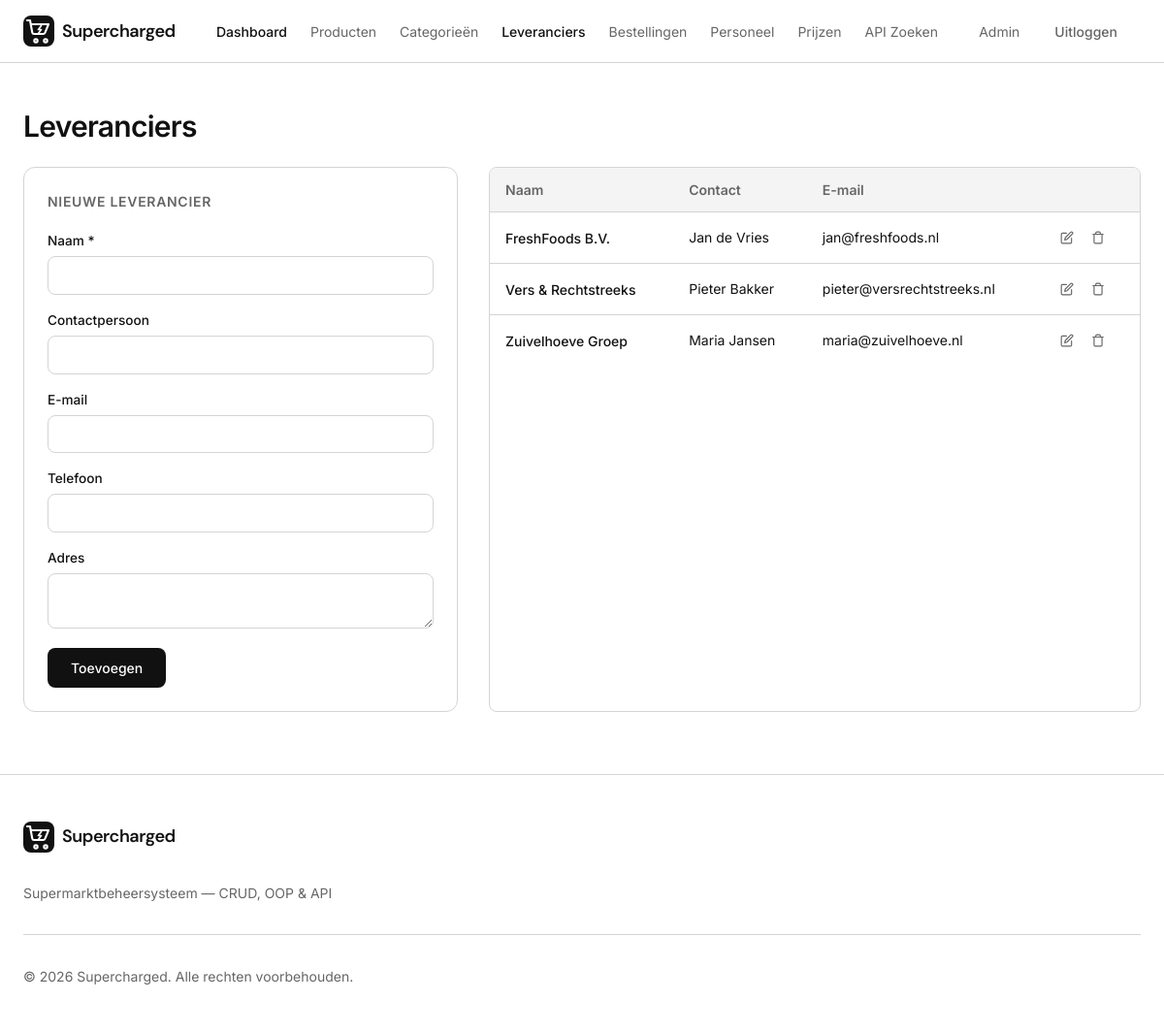
Screenshot of /suppliers/index.php (signed in) with the database file from the repository.
### tables this page shows
CREATE TABLE suppliers (
  id             INT AUTO_INCREMENT PRIMARY KEY,
  name           VARCHAR(150) NOT NULL,
  contact_person VARCHAR(100),
  email          VARCHAR(255),
  phone          VARCHAR(50),
  address        TEXT,
  created_at     TIMESTAMP DEFAULT CURRENT_TIMESTAMP,
  updated_at     TIMESTAMP DEFAULT CURRENT_TIMESTAMP ON UPDATE CURRENT_TIMESTAMP
);

### includes/init.php (called while the page is built, shortened)
<?php
spl_autoload_register(function (string $class) {
    $prefix = 'App\\';
    $base   = __DIR__ . '/../src/';
    if (str_starts_with($class, $prefix)) {
        $file = $base . str_replace('\\', '/', substr($class, strlen($prefix))) . '.php';
    }
});
require_once __DIR__ . '/../config/database.php';

### src/Database.php (called while the page is built, shortened)
<?php
class Database
{
    private static ?Database $instance = null;
    private PDO $pdo;
    private function __construct()
    {
        $dsn = sprintf('mysql:host=%s;dbname=%s;charset=%s', DB_HOST, DB_NAME, DB_CHARSET);
        try {
            $this->pdo = new PDO($dsn, DB_USER, DB_PASS, [
                PDO::ATTR_ERRMODE            => PDO::ERRMODE_EXCEPTION,
                PDO::ATTR_DEFAULT_FETCH_MODE => PDO::FETCH_ASSOC,
                PDO::ATTR_EMULATE_PREPARES   => false,
            ]);
        } catch (PDOException $e) {
            error_log('Database connection failed: ' . $e->getMessage());
            throw new RuntimeException('Database niet beschikbaar. Probeer het later opnieuw.');
        }
    }
    public static function getInstance(): self
    {
        if (self::$instance === null) {
            self::$instance = new self();
        }
        return self::$instance;
    }
    public function getConnection(): PDO
    {
        return $this->pdo;
    }
}

### src/Repository/BaseRepository.php (called while the page is built, shortened)
<?php
abstract class BaseRepository
{
    public function __construct()
    {
        $this->pdo = Database::getInstance()->getConnection();
    }
}

### src/Repository/SupplierRepository.php (called while the page is built, shortened)
<?php
class SupplierRepository extends BaseRepository
{
    public function findAll(): array
    {
        $stmt = $this->pdo->query('SELECT * FROM suppliers ORDER BY name');
        $list = [];
        foreach ($stmt->fetchAll() as $row) {
            $list[] = new Supplier($row);
        }
        return $list;
    }
}

### src/Model/Supplier.php (called while the page is built, shortened)
<?php
class Supplier
{
    private int $id;
    private string $name;
    private ?string $contactPerson;
    private ?string $email;
    public function __construct(array $data = [])
    {
        $this->id            = (int) ($data['id'] ?? 0);
        $this->name          = $data['name'] ?? '';
        $this->contactPerson = $data['contact_person'] ?? null;
        $this->email         = $data['email'] ?? null;
    }
    public function getId(): int { return $this->id; }
    public function getName(): string { return $this->name; }
    public function getContactPerson(): ?string { return $this->contactPerson; }
    public function getEmail(): ?string { return $this->email; }
}

### suppliers/index.php (the view, shortened to what this page needs)
<?php
require_once __DIR__ . '/../includes/init.php';
$repo   = new SupplierRepository();
$edit   = null;
$suppliers = $repo->findAll();
require_once __DIR__ . '/../includes/header.php';
?>
<div class="max-w-6xl px-6" style="padding-top:2rem;padding-bottom:4rem;">
  <h1 class="text-3xl font-semibold tracking-tight" style="margin-bottom:1.5rem;">Leveranciers</h1>
  <div class="grid" style="grid-template-columns:1fr 1.5fr;gap:2rem;">
    <div class="detail-card">
      <h3 class="detail-card__title"><?= $edit ? 'Leverancier bewerken' : 'Nieuwe leverancier' ?></h3>
      <form method="POST">
        <div class="form-stack" style="margin-bottom:1.25rem;">
          <div class="field">
            <label class="field__label" for="name">Naam *</label>
            <input id="name" name="name" type="text" class="field__input" value="<?= htmlspecialchars($_POST['name'] ?? ($edit ? $edit->getName() : '')) ?>" required>
          </div>
          <div class="field">
            <label class="field__label" for="contact_person">Contactpersoon</label>
            <input id="contact_person" name="contact_person" type="text" class="field__input" value="<?= htmlspecialchars($_POST['contact_person'] ?? ($edit ? $edit->getContactPerson() ?? '' : '')) ?>">
          </div>
          <div class="field">
            <label class="field__label" for="email">E-mail</label>
            <input id="email" name="email" type="email" class="field__input" value="<?= htmlspecialchars($_POST['email'] ?? ($edit ? $edit->getEmail() ?? '' : '')) ?>">
          </div>
          <div class="field">
            <label class="field__label" for="phone">Telefoon</label>
            <input id="phone" name="phone" type="text" class="field__input" value="<?= htmlspecialchars($_POST['phone'] ?? ($edit ? $edit->getPhone() ?? '' : '')) ?>">
          </div>
          <div class="field">
            <label class="field__label" for="address">Adres</label>
            <textarea id="address" name="address" class="field__input" rows="2"><?= htmlspecialchars($_POST['address'] ?? ($edit ? $edit->getAddress() ?? '' : '')) ?></textarea>
          </div>
        </div>
        <div class="flex gap-2">
          <button type="submit" class="btn btn-primary">
            <?= $edit ? 'Opslaan' : 'Toevoegen' ?>
          </button>
        </div>
      </form>
    </div>
    <div class="table-wrap">
      <table class="data-table">
        <thead>
          <tr>
            <th>Naam</th>
            <th>Contact</th>
            <th>E-mail</th>
            <th></th>
          </tr>
        </thead>
        <tbody>
          <?php if (empty($suppliers)): ?>
            <tr><td colspan="4" class="empty-state">Nog geen leveranciers</td></tr>
          <?php else: ?>
            <?php foreach ($suppliers as $s): ?>
            <tr>
              <td class="font-medium"><?= htmlspecialchars($s->getName()) ?></td>
              <td class="text-sm text-muted-foreground"><?= htmlspecialchars($s->getContactPerson() ?? '-') ?></td>
              <td class="text-sm"><?= htmlspecialchars($s->getEmail() ?? '-') ?></td>
              <td class="actions">
                <a href="/suppliers/index.php?edit=<?= $s->getId() ?>" class="btn-icon" title="Bewerken">
                  <svg width="14" height="14" viewBox="0 0 24 24" fill="none" stroke="currentColor" stroke-width="2" stroke-linecap="round" stroke-linejoin="round"><path d="M11 4H4a2 2 0 0 0-2 2v14a2 2 0 0 0 2 2h14a2 2 0 0 0 2-2v-7"/><path d="M18.5 2.5a2.121 2.121 0 0 1 3 3L12 15l-4 1 1-4 9.5-9.5z"/></svg>
                </a>
                <form method="POST" style="display:inline;" onsubmit="return confirm('Leverancier &#34;<?= htmlspecialchars($s->getName()) ?>&#34; verwijderen?');">
                  <button type="submit" class="btn-icon btn-icon--danger" title="Verwijderen">
                    <svg width="14" height="14" viewBox="0 0 24 24" fill="none" stroke="currentColor" stroke-width="2" stroke-linecap="round" stroke-linejoin="round"><polyline points="3 6 5 6 21 6"/><path d="M19 6v14a2 2 0 0 1-2 2H7a2 2 0 0 1-2-2V6m3 0V4a2 2 0 0 1 2-2h4a2 2 0 0 1 2 2v2"/></svg>
                  </button>
                </form>
              </td>
            </tr>
            <?php endforeach; ?>
          <?php endif; ?>
        </tbody>
      </table>
    </div>
  </div>
</div>
<?php require_once __DIR__ . '/../includes/footer.php'; ?>

### style.css (style rules this page uses)
:root { --background: #ffffff; --foreground: #111111; --card: #fafafa; --card-foreground: #111111; --primary: #3366ff; --primary-foreground: #ffffff; --secondary: #f4f4f5; --secondary-foreground: #111111; --muted: #e8e8ea; --muted-foreground: #666666; --accent: #3366ff; --accent-foreground: #ffffff; --destructive: #dc2626; --destructive-foreground: #ffffff; --border: #d4d4d8; --input: #e4e4e7; --ring: #3366ff; --radius: 0.5rem; --sidebar: #fafafa; --sidebar-foreground: #111111; --sidebar-border: #d4d4d8; --font-sans: "Inter", system-ui, -apple-system, sans-serif; --font-heading: "DM Sans", "Inter", system-ui, -apple-system, sans-serif; }
*, *::before, *::after { box-sizing: border-box; margin: 0; padding: 0; }
html { scroll-behavior: smooth; -webkit-font-smoothing: antialiased; -moz-osx-font-smoothing: grayscale; }
body { font-family: var(--font-sans); background-color: var(--background); color: var(--foreground); line-height: 1.5; min-height: 100vh; }
a { color: inherit; text-decoration: none; }
button { cursor: pointer; font-family: inherit; border: none; background: none; }
input { font-family: inherit; }
.flex { display: flex; }
.gap-2 { gap: 0.5rem; }
.grid { display: grid; }
.px-6 { padding-left: 1.5rem; padding-right: 1.5rem; }
.font-medium { font-weight: 500; }
.font-semibold { font-weight: 600; }
.text-sm { font-size: 0.875rem; line-height: 1.25rem; }
.text-3xl { font-size: 1.875rem; line-height: 2.25rem; }
.tracking-tight { letter-spacing: -0.025em; }
.text-muted-foreground { color: var(--muted-foreground); }
.btn { display: inline-flex; align-items: center; gap: 0.5rem; padding: 0.75rem 1.5rem; border-radius: var(--radius); font-weight: 500; font-size: 0.875rem; transition: all 0.2s; border: none; cursor: pointer; font-family: inherit; }
.btn-primary { background-color: var(--foreground); color: var(--background); }
.table-wrap { overflow-x: auto; border: 1px solid var(--border); border-radius: var(--radius); background: var(--background); }
.data-table { width: 100%; border-collapse: collapse; font-size: 0.875rem; }
.data-table th { text-align: left; padding: 0.75rem 1rem; font-weight: 600; color: var(--muted-foreground); border-bottom: 1px solid var(--border); background: var(--secondary); white-space: nowrap; }
.data-table td { padding: 0.75rem 1rem; border-bottom: 1px solid var(--border); color: var(--foreground); vertical-align: middle; }
.data-table tr:last-child td { border-bottom: none; }
.btn-icon { display: inline-flex; align-items: center; justify-content: center; width: 1.75rem; height: 1.75rem; border-radius: var(--radius); color: var(--muted-foreground); transition: all 0.15s; background: none; border: none; cursor: pointer; }
.actions { white-space: nowrap; }
.detail-card { background: var(--background); border: 1px solid var(--border); border-radius: calc(var(--radius) + 0.25rem); padding: 1.5rem; }
.detail-card__title { font-size: 0.875rem; font-weight: 600; color: var(--muted-foreground); text-transform: uppercase; letter-spacing: 0.05em; margin-bottom: 1.25rem; }
.field { display: flex; flex-direction: column; gap: 0.35rem; }
.field__label { font-size: 0.85rem; font-weight: 500; color: var(--foreground); }
.field__input { width: 100%; padding: 0.65rem 0.8rem; border-radius: var(--radius); border: 1px solid var(--border); background: var(--background); color: var(--foreground); font-size: 0.9rem; outline: none; transition: border-color 0.15s; font-family: inherit; }
.field__input::placeholder { color: var(--muted-foreground); opacity: 0.6; }
textarea.field__input { resize: vertical; }
.form-stack { display: flex; flex-direction: column; gap: 1rem; }

### rows the page displays
suppliers: name "FreshFoods B.V.", contact_person "Jan de Vries", email "jan@freshfoods.nl"
suppliers: name "Vers & Rechtstreeks", contact_person "Pieter Bakker", email "pieter@versrechtstreeks.nl"
suppliers: name "Zuivelhoeve Groep", contact_person "Maria Jansen", email "maria@zuivelhoeve.nl"

### other values shown
APP_NAME "Supercharged"
$displayName "Admin"
